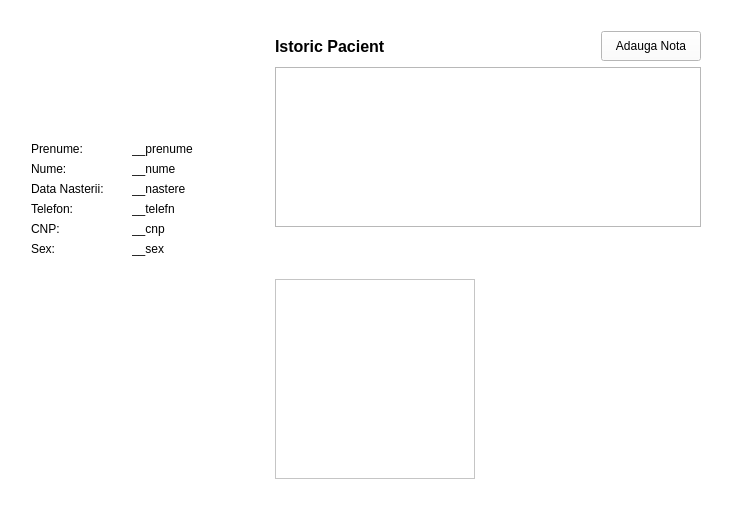
<?xml version="1.0" encoding="UTF-8"?>
<ui version="4.0">
 <class>Form</class>
 <widget class="QWidget" name="Form">
  <property name="geometry">
   <rect>
    <x>0</x>
    <y>0</y>
    <width>748</width>
    <height>510</height>
   </rect>
  </property>
  <property name="minimumSize">
   <size>
    <width>735</width>
    <height>510</height>
   </size>
  </property>
  <property name="maximumSize">
   <size>
    <width>748</width>
    <height>510</height>
   </size>
  </property>
  <property name="palette">
   <palette>
    <active>
     <colorrole role="WindowText">
      <brush brushstyle="SolidPattern">
       <color alpha="255">
        <red>0</red>
        <green>0</green>
        <blue>0</blue>
       </color>
      </brush>
     </colorrole>
     <colorrole role="Button">
      <brush brushstyle="SolidPattern">
       <color alpha="255">
        <red>255</red>
        <green>255</green>
        <blue>255</blue>
       </color>
      </brush>
     </colorrole>
     <colorrole role="Midlight">
      <brush brushstyle="SolidPattern">
       <color alpha="255">
        <red>255</red>
        <green>255</green>
        <blue>255</blue>
       </color>
      </brush>
     </colorrole>
     <colorrole role="Dark">
      <brush brushstyle="SolidPattern">
       <color alpha="255">
        <red>255</red>
        <green>255</green>
        <blue>255</blue>
       </color>
      </brush>
     </colorrole>
     <colorrole role="Mid">
      <brush brushstyle="SolidPattern">
       <color alpha="255">
        <red>255</red>
        <green>255</green>
        <blue>255</blue>
       </color>
      </brush>
     </colorrole>
     <colorrole role="Text">
      <brush brushstyle="SolidPattern">
       <color alpha="255">
        <red>0</red>
        <green>0</green>
        <blue>0</blue>
       </color>
      </brush>
     </colorrole>
     <colorrole role="ButtonText">
      <brush brushstyle="SolidPattern">
       <color alpha="255">
        <red>0</red>
        <green>0</green>
        <blue>0</blue>
       </color>
      </brush>
     </colorrole>
     <colorrole role="Base">
      <brush brushstyle="SolidPattern">
       <color alpha="255">
        <red>255</red>
        <green>255</green>
        <blue>255</blue>
       </color>
      </brush>
     </colorrole>
     <colorrole role="Window">
      <brush brushstyle="SolidPattern">
       <color alpha="255">
        <red>255</red>
        <green>255</green>
        <blue>255</blue>
       </color>
      </brush>
     </colorrole>
     <colorrole role="Shadow">
      <brush brushstyle="SolidPattern">
       <color alpha="255">
        <red>255</red>
        <green>255</green>
        <blue>255</blue>
       </color>
      </brush>
     </colorrole>
     <colorrole role="AlternateBase">
      <brush brushstyle="SolidPattern">
       <color alpha="255">
        <red>255</red>
        <green>255</green>
        <blue>255</blue>
       </color>
      </brush>
     </colorrole>
     <colorrole role="ToolTipBase">
      <brush brushstyle="SolidPattern">
       <color alpha="255">
        <red>255</red>
        <green>255</green>
        <blue>255</blue>
       </color>
      </brush>
     </colorrole>
    </active>
    <inactive>
     <colorrole role="WindowText">
      <brush brushstyle="SolidPattern">
       <color alpha="255">
        <red>0</red>
        <green>0</green>
        <blue>0</blue>
       </color>
      </brush>
     </colorrole>
     <colorrole role="Button">
      <brush brushstyle="SolidPattern">
       <color alpha="255">
        <red>255</red>
        <green>255</green>
        <blue>255</blue>
       </color>
      </brush>
     </colorrole>
     <colorrole role="Midlight">
      <brush brushstyle="SolidPattern">
       <color alpha="255">
        <red>255</red>
        <green>255</green>
        <blue>255</blue>
       </color>
      </brush>
     </colorrole>
     <colorrole role="Dark">
      <brush brushstyle="SolidPattern">
       <color alpha="255">
        <red>255</red>
        <green>255</green>
        <blue>255</blue>
       </color>
      </brush>
     </colorrole>
     <colorrole role="Mid">
      <brush brushstyle="SolidPattern">
       <color alpha="255">
        <red>255</red>
        <green>255</green>
        <blue>255</blue>
       </color>
      </brush>
     </colorrole>
     <colorrole role="Text">
      <brush brushstyle="SolidPattern">
       <color alpha="255">
        <red>0</red>
        <green>0</green>
        <blue>0</blue>
       </color>
      </brush>
     </colorrole>
     <colorrole role="ButtonText">
      <brush brushstyle="SolidPattern">
       <color alpha="255">
        <red>0</red>
        <green>0</green>
        <blue>0</blue>
       </color>
      </brush>
     </colorrole>
     <colorrole role="Base">
      <brush brushstyle="SolidPattern">
       <color alpha="255">
        <red>255</red>
        <green>255</green>
        <blue>255</blue>
       </color>
      </brush>
     </colorrole>
     <colorrole role="Window">
      <brush brushstyle="SolidPattern">
       <color alpha="255">
        <red>255</red>
        <green>255</green>
        <blue>255</blue>
       </color>
      </brush>
     </colorrole>
     <colorrole role="Shadow">
      <brush brushstyle="SolidPattern">
       <color alpha="255">
        <red>255</red>
        <green>255</green>
        <blue>255</blue>
       </color>
      </brush>
     </colorrole>
     <colorrole role="AlternateBase">
      <brush brushstyle="SolidPattern">
       <color alpha="255">
        <red>255</red>
        <green>255</green>
        <blue>255</blue>
       </color>
      </brush>
     </colorrole>
     <colorrole role="ToolTipBase">
      <brush brushstyle="SolidPattern">
       <color alpha="255">
        <red>255</red>
        <green>255</green>
        <blue>255</blue>
       </color>
      </brush>
     </colorrole>
    </inactive>
    <disabled>
     <colorrole role="WindowText">
      <brush brushstyle="SolidPattern">
       <color alpha="255">
        <red>255</red>
        <green>255</green>
        <blue>255</blue>
       </color>
      </brush>
     </colorrole>
     <colorrole role="Button">
      <brush brushstyle="SolidPattern">
       <color alpha="255">
        <red>255</red>
        <green>255</green>
        <blue>255</blue>
       </color>
      </brush>
     </colorrole>
     <colorrole role="Midlight">
      <brush brushstyle="SolidPattern">
       <color alpha="255">
        <red>255</red>
        <green>255</green>
        <blue>255</blue>
       </color>
      </brush>
     </colorrole>
     <colorrole role="Dark">
      <brush brushstyle="SolidPattern">
       <color alpha="255">
        <red>255</red>
        <green>255</green>
        <blue>255</blue>
       </color>
      </brush>
     </colorrole>
     <colorrole role="Mid">
      <brush brushstyle="SolidPattern">
       <color alpha="255">
        <red>255</red>
        <green>255</green>
        <blue>255</blue>
       </color>
      </brush>
     </colorrole>
     <colorrole role="Text">
      <brush brushstyle="SolidPattern">
       <color alpha="255">
        <red>255</red>
        <green>255</green>
        <blue>255</blue>
       </color>
      </brush>
     </colorrole>
     <colorrole role="ButtonText">
      <brush brushstyle="SolidPattern">
       <color alpha="255">
        <red>255</red>
        <green>255</green>
        <blue>255</blue>
       </color>
      </brush>
     </colorrole>
     <colorrole role="Base">
      <brush brushstyle="SolidPattern">
       <color alpha="255">
        <red>255</red>
        <green>255</green>
        <blue>255</blue>
       </color>
      </brush>
     </colorrole>
     <colorrole role="Window">
      <brush brushstyle="SolidPattern">
       <color alpha="255">
        <red>255</red>
        <green>255</green>
        <blue>255</blue>
       </color>
      </brush>
     </colorrole>
     <colorrole role="Shadow">
      <brush brushstyle="SolidPattern">
       <color alpha="255">
        <red>255</red>
        <green>255</green>
        <blue>255</blue>
       </color>
      </brush>
     </colorrole>
     <colorrole role="AlternateBase">
      <brush brushstyle="SolidPattern">
       <color alpha="255">
        <red>255</red>
        <green>255</green>
        <blue>255</blue>
       </color>
      </brush>
     </colorrole>
     <colorrole role="ToolTipBase">
      <brush brushstyle="SolidPattern">
       <color alpha="255">
        <red>255</red>
        <green>255</green>
        <blue>255</blue>
       </color>
      </brush>
     </colorrole>
    </disabled>
   </palette>
  </property>
  <property name="windowTitle">
   <string>Form</string>
  </property>
  <property name="styleSheet">
   <string notr="true"/>
  </property>
  <layout class="QGridLayout" name="gridLayout_4">
   <item row="0" column="2" colspan="2">
    <spacer name="horizontalSpacer_2">
     <property name="orientation">
      <enum>Qt::Horizontal</enum>
     </property>
     <property name="sizeHint" stdset="0">
      <size>
       <width>40</width>
       <height>20</height>
      </size>
     </property>
    </spacer>
   </item>
   <item row="1" column="0" rowspan="4">
    <layout class="QGridLayout" name="gridLayout">
     <item row="7" column="1">
      <layout class="QHBoxLayout" name="horizontalLayout_6">
       <item>
        <widget class="QLabel" name="label_7">
         <property name="text">
          <string>CNP:</string>
         </property>
        </widget>
       </item>
       <item>
        <widget class="QLabel" name="label_12">
         <property name="text">
          <string>__cnp</string>
         </property>
        </widget>
       </item>
      </layout>
     </item>
     <item row="4" column="1">
      <layout class="QHBoxLayout" name="horizontalLayout_3">
       <item>
        <widget class="QLabel" name="label_4">
         <property name="text">
          <string>Nume:</string>
         </property>
        </widget>
       </item>
       <item>
        <widget class="QLabel" name="label_15">
         <property name="text">
          <string>__nume</string>
         </property>
        </widget>
       </item>
      </layout>
     </item>
     <item row="1" column="0">
      <spacer name="horizontalSpacer_4">
       <property name="orientation">
        <enum>Qt::Horizontal</enum>
       </property>
       <property name="sizeType">
        <enum>QSizePolicy::Fixed</enum>
       </property>
       <property name="sizeHint" stdset="0">
        <size>
         <width>20</width>
         <height>20</height>
        </size>
       </property>
      </spacer>
     </item>
     <item row="2" column="1">
      <spacer name="horizontalSpacer_6">
       <property name="orientation">
        <enum>Qt::Horizontal</enum>
       </property>
       <property name="sizeHint" stdset="0">
        <size>
         <width>40</width>
         <height>55</height>
        </size>
       </property>
      </spacer>
     </item>
     <item row="9" column="1">
      <spacer name="verticalSpacer_5">
       <property name="orientation">
        <enum>Qt::Vertical</enum>
       </property>
       <property name="sizeHint" stdset="0">
        <size>
         <width>20</width>
         <height>40</height>
        </size>
       </property>
      </spacer>
     </item>
     <item row="3" column="1">
      <layout class="QHBoxLayout" name="horizontalLayout_2">
       <item>
        <widget class="QLabel" name="label_2">
         <property name="text">
          <string>Prenume:</string>
         </property>
         <property name="alignment">
          <set>Qt::AlignLeading|Qt::AlignLeft|Qt::AlignVCenter</set>
         </property>
        </widget>
       </item>
       <item>
        <widget class="QLabel" name="label_3">
         <property name="text">
          <string>__prenume</string>
         </property>
        </widget>
       </item>
      </layout>
     </item>
     <item row="1" column="1">
      <widget class="QLabel" name="label">
       <property name="maximumSize">
        <size>
         <width>175</width>
         <height>175</height>
        </size>
       </property>
       <property name="text">
        <string/>
       </property>
       <property name="pixmap">
        <pixmap>icons/Programare2.png</pixmap>
       </property>
       <property name="scaledContents">
        <bool>true</bool>
       </property>
       <property name="alignment">
        <set>Qt::AlignCenter</set>
       </property>
      </widget>
     </item>
     <item row="8" column="1">
      <layout class="QHBoxLayout" name="horizontalLayout_7">
       <item>
        <widget class="QLabel" name="label_8">
         <property name="text">
          <string>Sex:</string>
         </property>
        </widget>
       </item>
       <item>
        <widget class="QLabel" name="label_11">
         <property name="text">
          <string>__sex</string>
         </property>
        </widget>
       </item>
      </layout>
     </item>
     <item row="6" column="1">
      <layout class="QHBoxLayout" name="horizontalLayout_5">
       <item>
        <widget class="QLabel" name="label_6">
         <property name="text">
          <string>Telefon:</string>
         </property>
        </widget>
       </item>
       <item>
        <widget class="QLabel" name="label_13">
         <property name="text">
          <string>__telefn</string>
         </property>
        </widget>
       </item>
      </layout>
     </item>
     <item row="5" column="1">
      <layout class="QHBoxLayout" name="horizontalLayout_4">
       <item>
        <widget class="QLabel" name="label_5">
         <property name="text">
          <string>Data Nasterii:</string>
         </property>
        </widget>
       </item>
       <item>
        <widget class="QLabel" name="label_14">
         <property name="text">
          <string>__nastere</string>
         </property>
        </widget>
       </item>
      </layout>
     </item>
     <item row="0" column="1">
      <spacer name="horizontalSpacer_7">
       <property name="orientation">
        <enum>Qt::Horizontal</enum>
       </property>
       <property name="sizeHint" stdset="0">
        <size>
         <width>40</width>
         <height>30</height>
        </size>
       </property>
      </spacer>
     </item>
    </layout>
   </item>
   <item row="1" column="1" rowspan="2">
    <spacer name="verticalSpacer_4">
     <property name="orientation">
      <enum>Qt::Vertical</enum>
     </property>
     <property name="sizeHint" stdset="0">
      <size>
       <width>37</width>
       <height>183</height>
      </size>
     </property>
    </spacer>
   </item>
   <item row="1" column="2">
    <layout class="QGridLayout" name="gridLayout_2">
     <item row="0" column="1">
      <spacer name="horizontalSpacer_3">
       <property name="orientation">
        <enum>Qt::Horizontal</enum>
       </property>
       <property name="sizeHint" stdset="0">
        <size>
         <width>40</width>
         <height>20</height>
        </size>
       </property>
      </spacer>
     </item>
     <item row="0" column="2">
      <widget class="QPushButton" name="pushButton_2">
       <property name="minimumSize">
        <size>
         <width>100</width>
         <height>30</height>
        </size>
       </property>
       <property name="maximumSize">
        <size>
         <width>100</width>
         <height>30</height>
        </size>
       </property>
       <property name="text">
        <string>Adauga Nota</string>
       </property>
      </widget>
     </item>
     <item row="0" column="0">
      <widget class="QLabel" name="label_17">
       <property name="font">
        <font>
         <family>Yu Gothic UI</family>
         <pointsize>12</pointsize>
         <weight>75</weight>
         <bold>true</bold>
        </font>
       </property>
       <property name="text">
        <string>Istoric Pacient</string>
       </property>
      </widget>
     </item>
    </layout>
   </item>
   <item row="2" column="2">
    <layout class="QHBoxLayout" name="horizontalLayout_9">
     <item>
      <widget class="QTableWidget" name="tableWidget">
       <property name="styleSheet">
        <string notr="true">QPushButton {
   background-color: #8b0000;
   color: #ffffff;
   border-radius: 5px;
   border-style: none;
   height: 25px;
}</string>
       </property>
       <property name="alternatingRowColors">
        <bool>true</bool>
       </property>
       <property name="gridStyle">
        <enum>Qt::DashDotLine</enum>
       </property>
       <property name="columnCount">
        <number>0</number>
       </property>
      </widget>
     </item>
    </layout>
   </item>
   <item row="2" column="3" rowspan="3">
    <spacer name="verticalSpacer_2">
     <property name="orientation">
      <enum>Qt::Vertical</enum>
     </property>
     <property name="sizeHint" stdset="0">
      <size>
       <width>30</width>
       <height>40</height>
      </size>
     </property>
    </spacer>
   </item>
   <item row="3" column="2">
    <spacer name="horizontalSpacer">
     <property name="orientation">
      <enum>Qt::Horizontal</enum>
     </property>
     <property name="sizeHint" stdset="0">
      <size>
       <width>40</width>
       <height>40</height>
      </size>
     </property>
    </spacer>
   </item>
   <item row="4" column="2">
    <layout class="QHBoxLayout" name="horizontalLayout">
     <item>
      <widget class="QListWidget" name="listWidget">
       <property name="sizePolicy">
        <sizepolicy hsizetype="Preferred" vsizetype="Preferred">
         <horstretch>0</horstretch>
         <verstretch>0</verstretch>
        </sizepolicy>
       </property>
       <property name="minimumSize">
        <size>
         <width>200</width>
         <height>0</height>
        </size>
       </property>
       <property name="maximumSize">
        <size>
         <width>200</width>
         <height>200</height>
        </size>
       </property>
      </widget>
     </item>
     <item>
      <spacer name="verticalSpacer_3">
       <property name="orientation">
        <enum>Qt::Vertical</enum>
       </property>
       <property name="sizeHint" stdset="0">
        <size>
         <width>20</width>
         <height>40</height>
        </size>
       </property>
      </spacer>
     </item>
     <item>
      <widget class="QLabel" name="label_16">
       <property name="minimumSize">
        <size>
         <width>200</width>
         <height>200</height>
        </size>
       </property>
       <property name="maximumSize">
        <size>
         <width>200</width>
         <height>200</height>
        </size>
       </property>
       <property name="text">
        <string/>
       </property>
       <property name="pixmap">
        <pixmap>icons/Photo-icon.png</pixmap>
       </property>
       <property name="scaledContents">
        <bool>true</bool>
       </property>
      </widget>
     </item>
    </layout>
   </item>
   <item row="5" column="0" colspan="3">
    <spacer name="horizontalSpacer_5">
     <property name="orientation">
      <enum>Qt::Horizontal</enum>
     </property>
     <property name="sizeHint" stdset="0">
      <size>
       <width>40</width>
       <height>20</height>
      </size>
     </property>
    </spacer>
   </item>
  </layout>
 </widget>
 <resources/>
 <connections/>
</ui>
